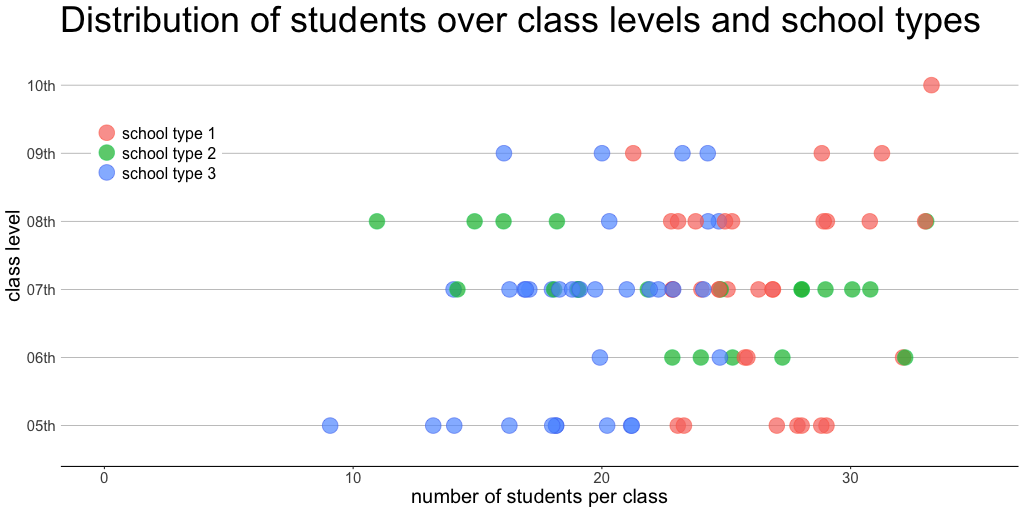

This figure's R source:
#==================================================#==================================================

# strip plot / a reproducible example of advanced data visualization 

#==================================================#==================================================

# load libraries
library(ggplot2)
library(gridExtra)
library(ggExtra)

#==================================================

# set wd
setwd() # change wd to the folder where the data is (csv-file)

# read data
t1 <- read.csv(file = "strip_plot_data.csv", header = TRUE, sep = ",", quote = "\"", dec = ".", na.string ="99")
t1.df <- data.frame(t1)
is.na(t1.df)

# remove NAs
t1.df$class <- na.omit(t1.df$class) 
t1.df$school <- na.omit(t1.df$school) 

# recode variable class
oldvalues <- c("fünf", "sechs", "sieben", "acht", "neun", "zehn")
newvalues <- factor(c("05th","06th", "07th", "08th", "09th", "10th"))  # Make this a factor
t1.df$class <- newvalues[ match(t1.df$class, oldvalues) ]

# recode variable school
oldvalues <- c("gym", "real", "mittel")
newvalues <- factor(c("school type 1","school type 2", "school type 3"))  # Make this a factor
t1.df$school <- newvalues[ match(t1.df$school, oldvalues) ]

#==================================================

# print strip plot
setwd() # set working directory to the folder where you want to save the png-file

png(filename="strip_plot.png", width=1024, height=1024*0.50, units="px") # change size of plot
par(mfrow=c(1,1))

ggplot(data = t1.df, aes(x = stud, y = class, color = school, fill = school)) +
  
  # shape = point / change size or alpha level / data points are slightly jittered to avoid overplotting
  geom_point(size = 7, alpha = .7, shape = 21, position=position_jitter(width=.3,height=0), show.legend = TRUE) +
  
  # theme = classic
  theme_classic() +
  
  # modify titles
  labs(x = "number of students per class", y = "class level", title = "Distribution of students over class levels and school types") + # add subtitle with , subtitle = ""
  theme(axis.title.x = element_text(size=20),
        axis.title.y = element_text(size=20),
        axis.text = element_text(size=15),
        title = element_text(size=30)) +
 
   # modify legend elements
  theme(legend.position=c(0.1, 0.75), 
        legend.title = element_blank(),  
        legend.text = element_text(size=16)) +
  
  # modify axis elements
  theme(axis.ticks.y = element_blank()) +
  theme(axis.line.y = element_blank()) +
  
  # modify theme elements
  theme(panel.grid.major.y = element_line(colour = "grey70")) +
  
  # modify colors
  scale_color_manual(values = c("tomato", "springgreen3", "royalblue2")) +
  scale_size(guide=FALSE) + # remove parts of legend
  scale_alpha(guide=FALSE) +
  
  xlim(0,35) # limit x axis from 0 to 35

dev.off()

#==================================================#==================================================
